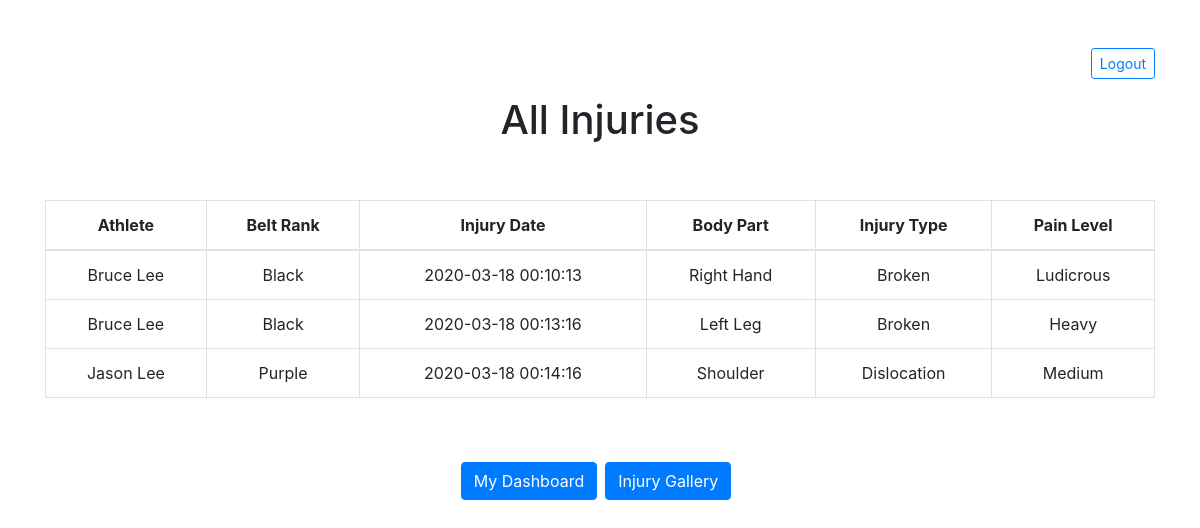
The page /all_injuries (signed in) on the database its author committed.
### app.py (models this page shows, shortened)
class Injury(db.Model):
    __tablename__ = "injuries"
    id = db.Column(db.Integer, primary_key=True)
    injury_location = db.Column(db.String(55))
    injury_type = db.Column(db.String(55))
    pain_level = db.Column(db.String(55))
    pic = db.Column(db.String(55))
    injury_comment = db.Column(db.String(155))
    athlete_id = db.Column(db.Integer, db.ForeignKey("users.id"))
    athlete = db.relationship('User', foreign_keys=[athlete_id], backref="injuries", cascade = "all")
    created_at = db.Column(db.DateTime, server_default=func.now())
    updated_at = db.Column(db.DateTime, server_default=func.now(), onupdate=func.now())

class User(db.Model):
    __tablename__ = "users"
    id = db.Column(db.Integer, primary_key=True)
    first_name = db.Column(db.String(255))
    last_name = db.Column(db.String(255))
    belt_rank = db.Column(db.String(10))
    email = db.Column(db.String(255))
    password = db.Column(db.String(255))
    created_at = db.Column(db.DateTime, server_default=func.now())
    updated_at = db.Column(db.DateTime, server_default=func.now(), onupdate=func.now())

### app.py (the view)
@app.route('/all_injuries')
def all_injuries():
    if 'cur_user' not in session:
        return redirect("/")
    else:
        injuries_list = Injury.query.all()
        return render_template("/all_injuries.html", all_injuries = injuries_list)

### templates/all_injuries.html (shortened to what this page needs)
<!DOCTYPE html>
<html lang="en">
<head>
    <link rel="stylesheet" href="https://cdnjs.cloudflare.com/ajax/libs/twitter-bootstrap/4.4.1/css/bootstrap.min.css">
    <link rel="stylesheet" href="https://cdnjs.cloudflare.com/ajax/libs/font-awesome/5.11.2/css/all.min.css">
    <link rel="stylesheet" href="https://cdn.datatables.net/1.10.20/css/jquery.dataTables.min.css">
    <link rel="stylesheet" href="https://cdn.datatables.net/1.10.20/js/jquery.dataTables.min.js">
</head>
<body>
    <div class="container">
        <div class="float-right">
            <a href="/logout" class="btn btn-outline-primary btn-sm" role="button">Logout</a>
        </div>
        <div class="row mt-5 justify-content-center">
            <h1>All Injuries</h1>
        </div>
        <div class="row mt-5">
            <div class="col">
                <div class="form-group">
                    <table class="table table-bordered table-md text-center table-hover">
                        <thead>
                            <tr>
                                <th scope="col">Athlete</th>
                                <th scope="col">Belt Rank</th>
                                <th scope="col">Injury Date</th>
                                <th scope="col">Body Part</th>
                                <th scope="col">Injury Type</th>
                                <th scope="col">Pain Level</th>
                            </tr>
                        </thead>
                        <tbody>
                            {% for injury in all_injuries %}
                            <tr>
                                <td>{{ injury.athlete.first_name }} {{ injury.athlete.last_name }}</td>
                                <td>{{ injury.athlete.belt_rank }}</td>
                                <td>{{ injury.created_at }}</td>
                                <td>{{ injury.injury_location }}</td>
                                <td>{{ injury.injury_type }}</td>
                                <td>{{ injury.pain_level }}</td>
                            </tr>
                            {% endfor %}
                        </tbody>
                    </table>
                </div>
            </div>
        </div>
        <div class="row mt-5 justify-content-center">
            <div class="btn-toolbar" role="toolbar" aria-label="Injury Tracker Pages">
                <div class="btn-group mr-2" role="group" aria-label="My Dashboard">
                    <a href="home" button type="button" class="btn btn-primary">My Dashboard</a>
                </div>
                <div class="btn-group mr-2" role="group" aria-label="Photolog">
                    <a href="photolog" button type="button" class="btn btn-primary">Injury Gallery</a>
                </div>
            </div>
        </div>
    </div>
  </body>
  </html>

### rows shown on the page
Injury: athlete.first_name "Bruce", athlete.last_name "Lee", athlete.belt_rank "Black", created_at "2020-03-18 00:10:13", injury_location "Right Hand", injury_type "Broken", pain_level "Ludicrous"
Injury: athlete.first_name "Bruce", athlete.last_name "Lee", athlete.belt_rank "Black", created_at "2020-03-18 00:13:16", injury_location "Left Leg", injury_type "Broken", pain_level "Heavy"
Injury: athlete.first_name "Jason", athlete.last_name "Lee", athlete.belt_rank "Purple", created_at "2020-03-18 00:14:16", injury_location "Shoulder", injury_type "Dislocation", pain_level "Medium"
